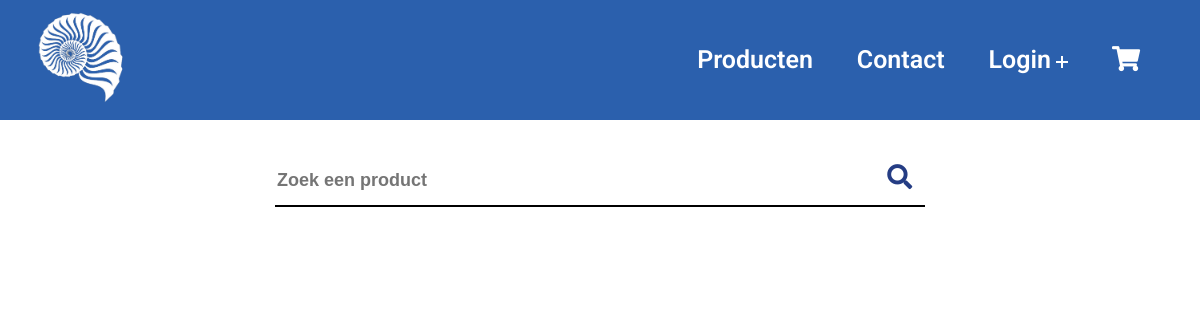
The page /products.php on the database as committed earlier.
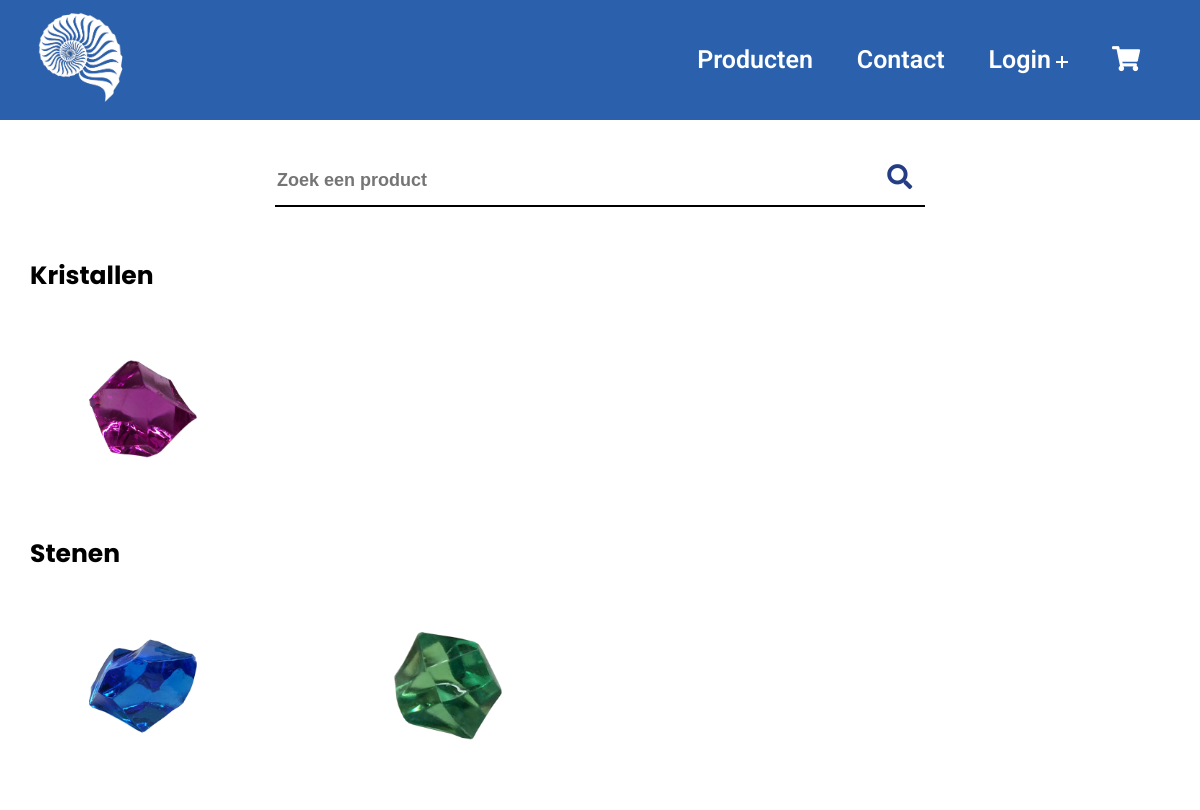
The same page on the database as committed later.
### tables this page shows
CREATE TABLE `product_category` (
  `category_id` int(11) NOT NULL,
  `category_name` varchar(250) NOT NULL
);

CREATE TABLE `product` (
  `product_id` int(11) NOT NULL,
  `product_name` varchar(50) NOT NULL,
  `product_price` int(11) NOT NULL,
  `product_category` int(11) NOT NULL,
  `product_description` longtext NOT NULL,
  `product_quantity` int(11) DEFAULT NULL,
  `product_availability` varchar(5) NOT NULL DEFAULT 'true'
);

CREATE TABLE `product_image` (
  `image_id` int(11) NOT NULL,
  `image_name` varchar(250) NOT NULL,
  `product_id` int(11) NOT NULL
);

### classes/dbh.php (called while the page is built)
<?php
class dbh
{
    public function connection()
    {
        try {
            $username = "root";
            $password = "";
            $pdo = new PDO('mysql:host=localhost;dbname=fas', $username, $password);
            return $pdo;
        } catch (PDOException $e) {
            print "Error!:" . $e->getMessage() . "<br/>";
            die();
        }
    }
}

### products.php (the view, shortened to what this page needs)
<?php
include 'incs/header.php';
include 'classes/dbh.php';
$dbh = new Dbh();
?>
<body id=producten-body>
  <?php
  include 'incs/navBar.php';
  ?>
  <form class="search-bar" methode="post" action="">
    <input id="search" class="input-search" type="text" name="search" placeholder="Zoek een product">
    <button type="submit" name="submit-search"><i class="fas fa-search"></i></button>
  </form>
  <div id=all-products>
    <?php
    $stmtCategory = $dbh->connection()->prepare("SELECT * FROM product_category ORDER BY rand()");
    $stmtCategory->execute();
    $resultCategory = $stmtCategory->fetchAll();
    foreach ($resultCategory as $category) {
      echo "<div class=\"products-wrapper-category\">";
      echo "<h2 class=\"category-title\">$category[category_name]</h2>";
      $stmt = $dbh->connection()->prepare("SELECT * FROM product INNER JOIN product_category ON product.product_category = product_category.category_id INNER JOIN product_image ON product_image.product_id = product.product_id WHERE product_category = $category[category_id] ORDER BY rand();");
      $stmt->execute();
      $result = $stmt->fetchAll();
      echo "<div id=\"products-wrapper\">";
      foreach ($result as $row) {
        if (isset($_SESSION['userId']) && $userRole == "admin") {
          if (($row['product_quantity'] < 1) || ($row['product_availability'] != "true")) {
            echo "
      <div class=\"product\">
      <div class=\"imgbox\">
      <filter style=\"filter: grayscale(100%);\">
        <img src=\"imgs/$row[image_name]\">
      </filter>
      </div>
       <div class=\"detailsAdmin\">
         <h2>$row[product_name]</h2>
         <div class=\"price\">
         €$row[product_price],-
         </div>
         <a href=\"viewProduct.php?id=$row[product_id]\">Bekijken</a>
         <a href=\"editProduct.php?id=$row[product_id]\" style=\"background-color:orange\">Bewerken</a>
         <a href=\"deleteProduct.php?id=$row[product_id]\" style=\"background-color:darkred\">Verwijderen</a>
       </div>
       </div>";
          } else {
            echo "
        <div class=\"product\">
        <div class=\"imgbox\">
          <img src=\"imgs/$row[image_name]\">
        </div>
         <div class=\"detailsAdmin\">
           <h2>$row[product_name]</h2>
           <div class=\"price\">
           €$row[product_price],-
           </div>
           <a href=\"viewProduct.php?id=$row[product_id]\">Bekijken</a>
           <a href=\"editProduct.php?id=$row[product_id]\" style=\"background-color:orange\">Bewerken</a>
           <a href=\"deleteProduct.php?id=$row[product_id]\" style=\"background-color:darkred\">Verwijderen</a>
         </div>
         </div>";
          }
        } elseif (($row['product_quantity'] > 0) && ($row['product_availability'] != "false")) {
          echo "
      <div class=\"product\">
      <div class=\"imgbox\">
        <img src=\"imgs/$row[image_name]\">
      </div>
       <div class=\"details\">
         <h2>$row[product_name]<br><span>$row[category_name]</span></h2>
         <div class=\"price\">
         €$row[product_price],-
         </div>
         <a href=\"viewProduct.php?id=$row[product_id]\">Bekijken</a>
       </div>
       </div>";
        }
      }
      echo "</div>";
      echo "</div>";
    }
    ?>
  </div>
  <?php
  include 'incs/footer.php';
  ?>

Rows that differ between the two databases and show on the page:
added product_category: category_name "Kristallen"
added product: product_image.image_name (picture), shown under "Kristallen"
added product_category: category_name "Stenen"
added product: product_image.image_name (picture), shown under "Stenen"
added product: product_image.image_name (picture), shown under "Stenen"
